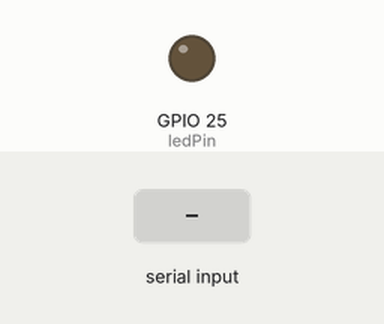
This sketch was run on a simulated ESP32. On the bench: output pins drawn as LEDs (lit = HIGH). The test bench sets the inputs (shaded band).

Above: at 1.2 s.
1.3 s: "ligar\n" received over Serial
At 1.8 s:
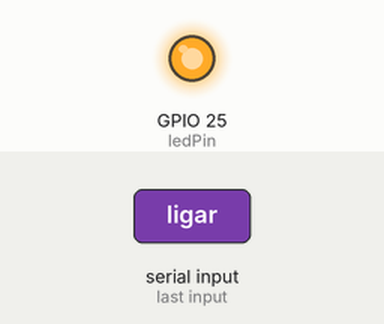
2.8 s: "desligar\n" received over Serial
At 4.1 s:
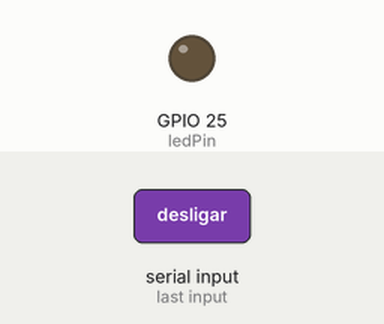
Timing chart, 0 to 5.8 s (numbered marks = the images above; inputs shaded):
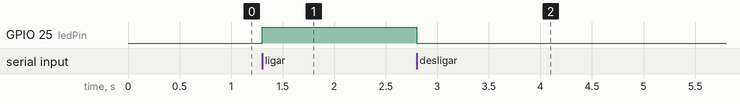

The sketch:

LED_ligar_desligar.ino
```cpp
const int ledPin = 25;

void setup() {
  Serial.begin(115200);
  pinMode(ledPin, OUTPUT); /* Led */
}

void loop() {
  if (Serial.available() > 0) {
    String comando = Serial.readStringUntil('\n');

    if (comando == "ligar") {
      digitalWrite(ledPin, HIGH);
    } else if (comando == "desligar") {
      digitalWrite(ledPin, LOW);
    }
  }
}
```

Measured:
- after the input at 1.3 s, GPIO 25 (ledPin): LOW → HIGH at once
- after the input at 2.8 s, GPIO 25 (ledPin): HIGH → LOW at once
